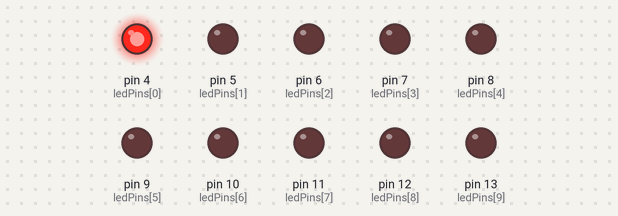
This sketch was run on a simulated Arduino Uno, built with avr-gcc and run on an emulated ATmega328P. Shown: output pins drawn as LEDs (lit = HIGH).

Above: at 0.03 s.
At 0.48 s:
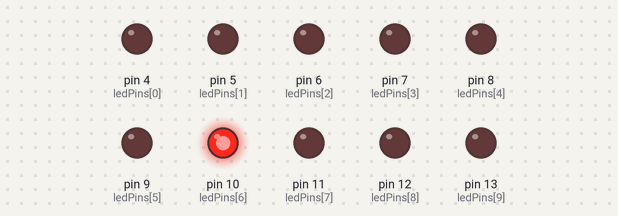
At 1.0 s:
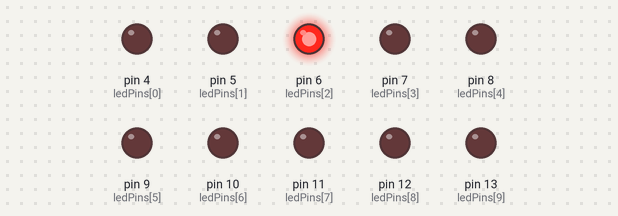
At 1.46 s:
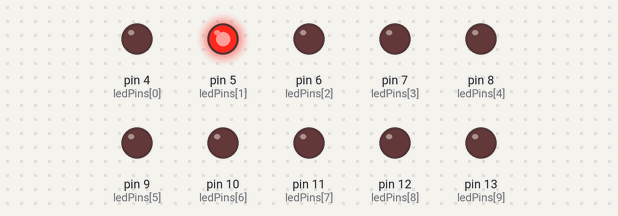
At 1.95 s:
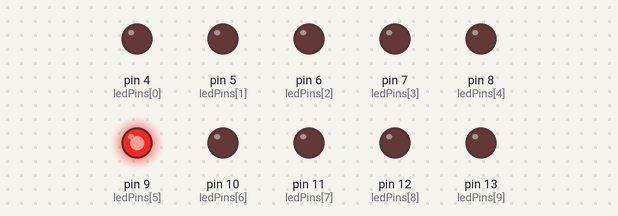
At 2.95 s:
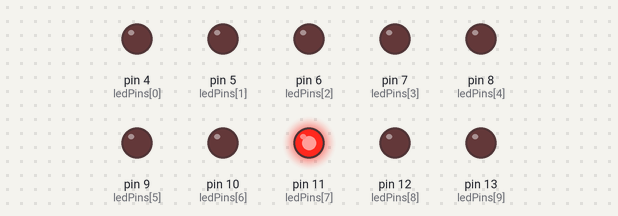
Timing chart, 0 to 3.2 s (numbered marks = the images above):
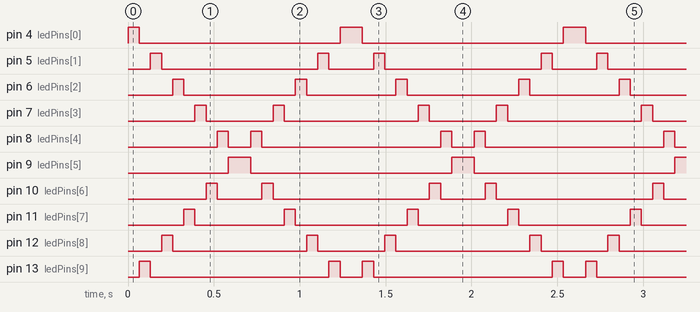

The sketch:

sketch.ino
```cpp
const int ledPins[] = {4, 5, 6, 7, 8, 9, 10, 11, 12, 13};
const int numLeds = sizeof(ledPins) / sizeof(int);

void setup() {
  for (int i = 0; i < numLeds; i++) {
    pinMode(ledPins[i], OUTPUT);
  }
}

void loop() {
  for (int i = 0; i < numLeds; i++) {
    digitalWrite(ledPins[i], HIGH);
    delay(65);
    digitalWrite(ledPins[i], LOW);
    digitalWrite(ledPins[numLeds - i - 1], HIGH);
    delay(65);
    digitalWrite(ledPins[numLeds - i - 1], LOW);
  }
}
```

Measured:
- by itself, pin 4 (ledPins[0]): repeats every 1.3 s: LOW 1.2 s, HIGH 0.13 s
- by itself, pin 5 (ledPins[1]): repeats every 1.3 s: LOW 0.91 s, HIGH 0.07 s, LOW 0.26 s, HIGH 0.07 s
- by itself, pin 6 (ledPins[2]): repeats every 1.3 s: LOW 0.65 s, HIGH 0.07 s, LOW 0.52 s, HIGH 0.07 s
- by itself, pin 7 (ledPins[3]): repeats every 1.3 s: LOW 0.39 s, HIGH 0.07 s, LOW 0.78 s, HIGH 0.07 s
- by itself, pin 8 (ledPins[4]): repeats every 1.3 s: LOW 0.13 s, HIGH 0.07 s, LOW 1.0 s, HIGH 0.07 s
- by itself, pin 9 (ledPins[5]): alternates HIGH for 0.13 s and LOW for 1.2 s
- by itself, pin 10 (ledPins[6]): repeats every 1.3 s: LOW 0.26 s, HIGH 0.07 s, LOW 0.91 s, HIGH 0.07 s
- by itself, pin 11 (ledPins[7]): repeats every 1.3 s: LOW 0.52 s, HIGH 0.07 s, LOW 0.65 s, HIGH 0.07 s
